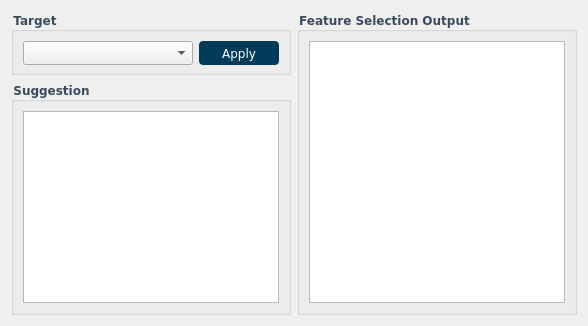
      <widget class="QWidget" name="tab_feature_selection">
       <property name="font">
        <font>
         <family>Verdana</family>
        </font>
       </property>
       <attribute name="title">
        <string>Feature Selection</string>
       </attribute>
       <layout class="QGridLayout" name="gridLayout_19">
        <item row="0" column="0">
         <widget class="QGroupBox" name="groupBox_outcome">
          <property name="maximumSize">
           <size>
            <width>16777215</width>
            <height>64</height>
           </size>
          </property>
          <property name="font">
           <font>
            <family>Verdana</family>
            <weight>75</weight>
            <bold>true</bold>
           </font>
          </property>
          <property name="styleSheet">
           <string notr="true"> QGroupBox::title {
        color: #3a4a5f;
    }</string>
          </property>
          <property name="title">
           <string>Target</string>
          </property>
          <layout class="QHBoxLayout" name="horizontalLayout_14">
           <item>
            <widget class="QComboBox" name="comboBox_outcome">
             <property name="minimumSize">
              <size>
               <width>160</width>
               <height>24</height>
              </size>
             </property>
             <property name="font">
              <font>
               <family>Verdana</family>
              </font>
             </property>
            </widget>
           </item>
           <item>
            <widget class="QPushButton" name="btn_applyFS">
             <property name="enabled">
              <bool>true</bool>
             </property>
             <property name="minimumSize">
              <size>
               <width>80</width>
               <height>24</height>
              </size>
             </property>
             <property name="maximumSize">
              <size>
               <width>80</width>
               <height>24</height>
              </size>
             </property>
             <property name="font">
              <font>
               <family>Verdana</family>
              </font>
             </property>
             <property name="styleSheet">
              <string notr="true">/* ----- DARK BLUE BUTTON (#023C5A) ----- */
QPushButton{
    background-color: #023C5A;
    color: white;
    border: none;
    border-radius: 4px;
    padding: 4px 16px;
}
QPushButton:hover { background-color: #034C6A; }
QPushButton:pressed { background-color: #012C4A; }
QPushButton:disabled { background-color: #8098A8; color: #D0D0D0; }</string>
             </property>
             <property name="text">
              <string>Apply</string>
             </property>
            </widget>
           </item>
          </layout>
         </widget>
        </item>
        <item row="1" column="0">
         <widget class="QGroupBox" name="groupBox_16">
          <property name="font">
           <font>
            <family>Verdana</family>
            <weight>75</weight>
            <bold>true</bold>
           </font>
          </property>
          <property name="styleSheet">
           <string notr="true"> QGroupBox::title {
        color: #3a4a5f;
    }</string>
          </property>
          <property name="title">
           <string>Suggestion</string>
          </property>
          <layout class="QGridLayout" name="gridLayout_18">
           <item row="1" column="0" colspan="2">
            <widget class="QTextEdit" name="text_sugg">
             <property name="font">
              <font>
               <family>Verdana</family>
              </font>
             </property>
             <property name="whatsThis">
              <string/>
             </property>
             <property name="readOnly">
              <bool>true</bool>
             </property>
             <property name="html">
              <string>&lt;!DOCTYPE HTML PUBLIC &quot;-//W3C//DTD HTML 4.0//EN&quot; &quot;http://www.w3.org/TR/REC-html40/strict.dtd&quot;&gt;
&lt;html&gt;&lt;head&gt;&lt;meta name=&quot;qrichtext&quot; content=&quot;1&quot; /&gt;&lt;style type=&quot;text/css&quot;&gt;
p, li { white-space: pre-wrap; }
&lt;/style&gt;&lt;/head&gt;&lt;body style=&quot; font-family:'Verdana'; font-size:8.25pt; font-weight:400; font-style:normal;&quot;&gt;
&lt;p style=&quot;-qt-paragraph-type:empty; margin-top:0px; margin-bottom:0px; margin-left:0px; margin-right:0px; -qt-block-indent:0; text-indent:0px; font-family:'MS Shell Dlg 2'; font-size:7.8pt;&quot;&gt;&lt;br /&gt;&lt;/p&gt;&lt;/body&gt;&lt;/html&gt;</string>
             </property>
             <property name="placeholderText">
              <string/>
             </property>
            </widget>
           </item>
          </layout>
         </widget>
        </item>
        <item row="0" column="1" rowspan="2">
         <widget class="QGroupBox" name="groupBox_15">
          <property name="font">
           <font>
            <family>Verdana</family>
            <weight>75</weight>
            <bold>true</bold>
           </font>
          </property>
          <property name="styleSheet">
           <string notr="true"> QGroupBox::title {
        color: #3a4a5f;
    }</string>
          </property>
          <property name="title">
           <string>Feature Selection Output</string>
          </property>
          <layout class="QGridLayout" name="gridLayout_17">
           <item row="1" column="0" colspan="2">
            <widget class="QTextEdit" name="text_FSOutput">
             <property name="font">
              <font>
               <family>Verdana</family>
              </font>
             </property>
             <property name="whatsThis">
              <string/>
             </property>
             <property name="readOnly">
              <bool>true</bool>
             </property>
             <property name="html">
              <string>&lt;!DOCTYPE HTML PUBLIC &quot;-//W3C//DTD HTML 4.0//EN&quot; &quot;http://www.w3.org/TR/REC-html40/strict.dtd&quot;&gt;
&lt;html&gt;&lt;head&gt;&lt;meta name=&quot;qrichtext&quot; content=&quot;1&quot; /&gt;&lt;style type=&quot;text/css&quot;&gt;
p, li { white-space: pre-wrap; }
&lt;/style&gt;&lt;/head&gt;&lt;body style=&quot; font-family:'Verdana'; font-size:8.25pt; font-weight:400; font-style:normal;&quot;&gt;
&lt;p style=&quot;-qt-paragraph-type:empty; margin-top:0px; margin-bottom:0px; margin-left:0px; margin-right:0px; -qt-block-indent:0; text-indent:0px; font-family:'MS Shell Dlg 2'; font-size:7.8pt;&quot;&gt;&lt;br /&gt;&lt;/p&gt;&lt;/body&gt;&lt;/html&gt;</string>
             </property>
             <property name="placeholderText">
              <string/>
             </property>
            </widget>
           </item>
          </layout>
         </widget>
        </item>
       </layout>
      </widget>
